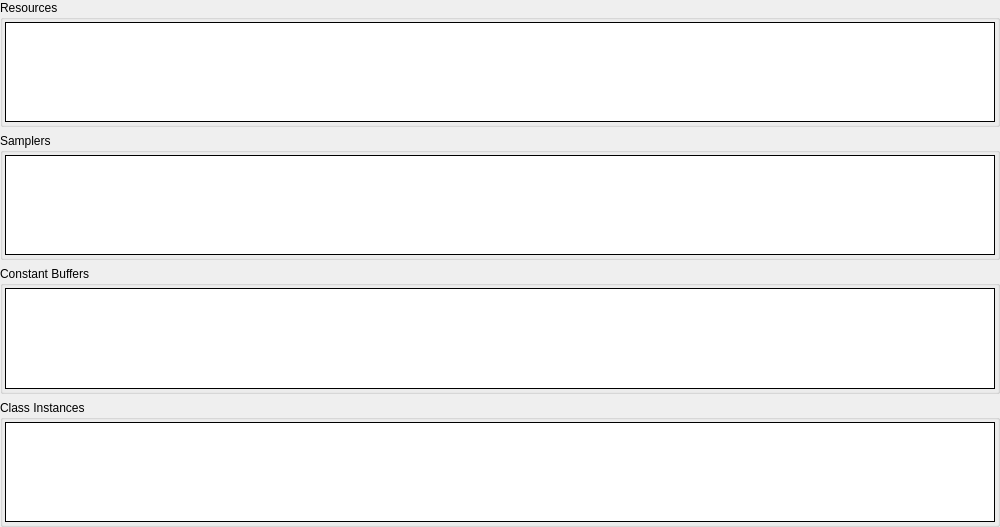
         <widget class="QWidget" name="dsScrollContents">
          <property name="geometry">
           <rect>
            <x>0</x>
            <y>0</y>
            <width>1000</width>
            <height>527</height>
           </rect>
          </property>
          <layout class="QVBoxLayout" name="verticalLayout_12">
           <property name="leftMargin">
            <number>0</number>
           </property>
           <property name="topMargin">
            <number>0</number>
           </property>
           <property name="rightMargin">
            <number>0</number>
           </property>
           <property name="bottomMargin">
            <number>0</number>
           </property>
           <item>
            <widget class="QGroupBox" name="dsResGroup">
             <property name="sizePolicy">
              <sizepolicy hsizetype="Preferred" vsizetype="Expanding">
               <horstretch>0</horstretch>
               <verstretch>0</verstretch>
              </sizepolicy>
             </property>
             <property name="title">
              <string>Resources</string>
             </property>
             <layout class="QHBoxLayout" name="horizontalLayout_12">
              <property name="leftMargin">
               <number>2</number>
              </property>
              <property name="topMargin">
               <number>2</number>
              </property>
              <property name="rightMargin">
               <number>2</number>
              </property>
              <property name="bottomMargin">
               <number>2</number>
              </property>
              <item>
               <widget class="RDTreeWidget" name="dsResources">
                <property name="frameShape">
                 <enum>QFrame::Box</enum>
                </property>
                <property name="frameShadow">
                 <enum>QFrame::Plain</enum>
                </property>
                <property name="editTriggers">
                 <set>QAbstractItemView::NoEditTriggers</set>
                </property>
                <property name="showDropIndicator" stdset="0">
                 <bool>false</bool>
                </property>
                <property name="rootIsDecorated">
                 <bool>false</bool>
                </property>
                <property name="allColumnsShowFocus">
                 <bool>true</bool>
                </property>
                <attribute name="headerStretchLastSection">
                 <bool>false</bool>
                </attribute>
               </widget>
              </item>
             </layout>
            </widget>
           </item>
           <item>
            <widget class="QGroupBox" name="dsSamplerGroup">
             <property name="sizePolicy">
              <sizepolicy hsizetype="Preferred" vsizetype="Expanding">
               <horstretch>0</horstretch>
               <verstretch>0</verstretch>
              </sizepolicy>
             </property>
             <property name="title">
              <string>Samplers</string>
             </property>
             <layout class="QHBoxLayout" name="horizontalLayout_14">
              <property name="leftMargin">
               <number>2</number>
              </property>
              <property name="topMargin">
               <number>2</number>
              </property>
              <property name="rightMargin">
               <number>2</number>
              </property>
              <property name="bottomMargin">
               <number>2</number>
              </property>
              <item>
               <widget class="RDTreeWidget" name="dsSamplers">
                <property name="frameShape">
                 <enum>QFrame::Box</enum>
                </property>
                <property name="frameShadow">
                 <enum>QFrame::Plain</enum>
                </property>
                <property name="editTriggers">
                 <set>QAbstractItemView::NoEditTriggers</set>
                </property>
                <property name="showDropIndicator" stdset="0">
                 <bool>false</bool>
                </property>
                <property name="rootIsDecorated">
                 <bool>false</bool>
                </property>
                <property name="allColumnsShowFocus">
                 <bool>true</bool>
                </property>
                <attribute name="headerStretchLastSection">
                 <bool>false</bool>
                </attribute>
               </widget>
              </item>
             </layout>
            </widget>
           </item>
           <item>
            <widget class="QGroupBox" name="dsCBufferGroup">
             <property name="sizePolicy">
              <sizepolicy hsizetype="Preferred" vsizetype="Expanding">
               <horstretch>0</horstretch>
               <verstretch>0</verstretch>
              </sizepolicy>
             </property>
             <property name="title">
              <string>Constant Buffers</string>
             </property>
             <layout class="QHBoxLayout" name="horizontalLayout_9">
              <property name="leftMargin">
               <number>2</number>
              </property>
              <property name="topMargin">
               <number>2</number>
              </property>
              <property name="rightMargin">
               <number>2</number>
              </property>
              <property name="bottomMargin">
               <number>2</number>
              </property>
              <item>
               <widget class="RDTreeWidget" name="dsCBuffers">
                <property name="frameShape">
                 <enum>QFrame::Box</enum>
                </property>
                <property name="frameShadow">
                 <enum>QFrame::Plain</enum>
                </property>
                <property name="editTriggers">
                 <set>QAbstractItemView::NoEditTriggers</set>
                </property>
                <property name="showDropIndicator" stdset="0">
                 <bool>false</bool>
                </property>
                <property name="rootIsDecorated">
                 <bool>false</bool>
                </property>
                <property name="allColumnsShowFocus">
                 <bool>true</bool>
                </property>
                <attribute name="headerStretchLastSection">
                 <bool>false</bool>
                </attribute>
               </widget>
              </item>
             </layout>
            </widget>
           </item>
           <item>
            <widget class="QGroupBox" name="dsSubroutineGroup">
             <property name="sizePolicy">
              <sizepolicy hsizetype="Preferred" vsizetype="Expanding">
               <horstretch>0</horstretch>
               <verstretch>0</verstretch>
              </sizepolicy>
             </property>
             <property name="title">
              <string>Class Instances</string>
             </property>
             <layout class="QHBoxLayout" name="horizontalLayout_11">
              <property name="leftMargin">
               <number>2</number>
              </property>
              <property name="topMargin">
               <number>2</number>
              </property>
              <property name="rightMargin">
               <number>2</number>
              </property>
              <property name="bottomMargin">
               <number>2</number>
              </property>
              <item>
               <widget class="RDTreeWidget" name="dsClasses">
                <property name="frameShape">
                 <enum>QFrame::Box</enum>
                </property>
                <property name="frameShadow">
                 <enum>QFrame::Plain</enum>
                </property>
                <property name="editTriggers">
                 <set>QAbstractItemView::NoEditTriggers</set>
                </property>
                <property name="showDropIndicator" stdset="0">
                 <bool>false</bool>
                </property>
                <property name="rootIsDecorated">
                 <bool>false</bool>
                </property>
                <property name="allColumnsShowFocus">
                 <bool>true</bool>
                </property>
                <attribute name="headerStretchLastSection">
                 <bool>false</bool>
                </attribute>
               </widget>
              </item>
             </layout>
            </widget>
           </item>
          </layout>
         </widget>
